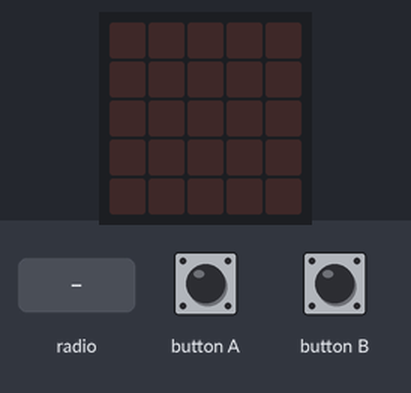
This program was run on a simulated BBC micro:bit (MakeCode). Parts: the board's 5×5 LED display. The test bench sets the inputs (shaded band).

Above: at 1.2 s.
1.3 s: radio message "1" arrives
At 2.1 s:
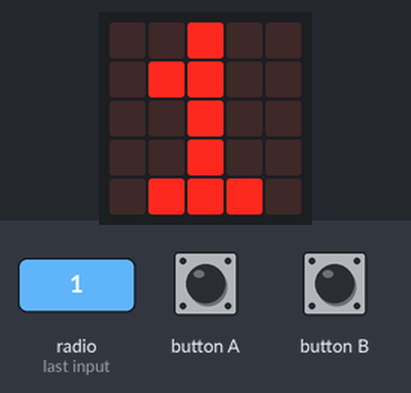
6.0 s: radio message "0" arrives
At 6.9 s:
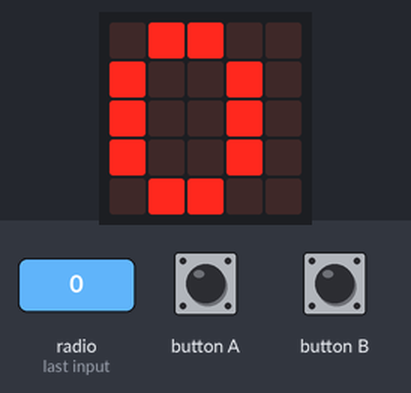
Timing chart, 0 to 8.5 s (numbered marks = the images above; inputs shaded):
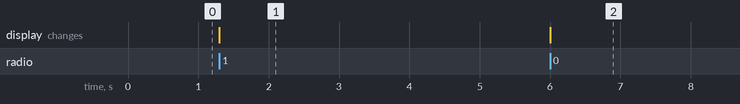

Measured:
- after the input at 1.3 s, the display: changes at once (image 1)
- after the input at 6.0 s, the display: changes at once (image 2)

The program:

main.ts
```typescript
radio.onReceivedNumber(function (receivedNumber) {
    basic.showString("" + (receivedNumber))
})
input.onButtonPressed(Button.A, function () {
    radio.sendString("SI")
})
input.onButtonPressed(Button.B, function () {
    radio.sendString("NO")
})
radio.setGroup(1)
```

test.ts
```typescript
// aquí va el archivo "tests"; esto no se compilará cuando este paquete se utilice como una extensión.
```
